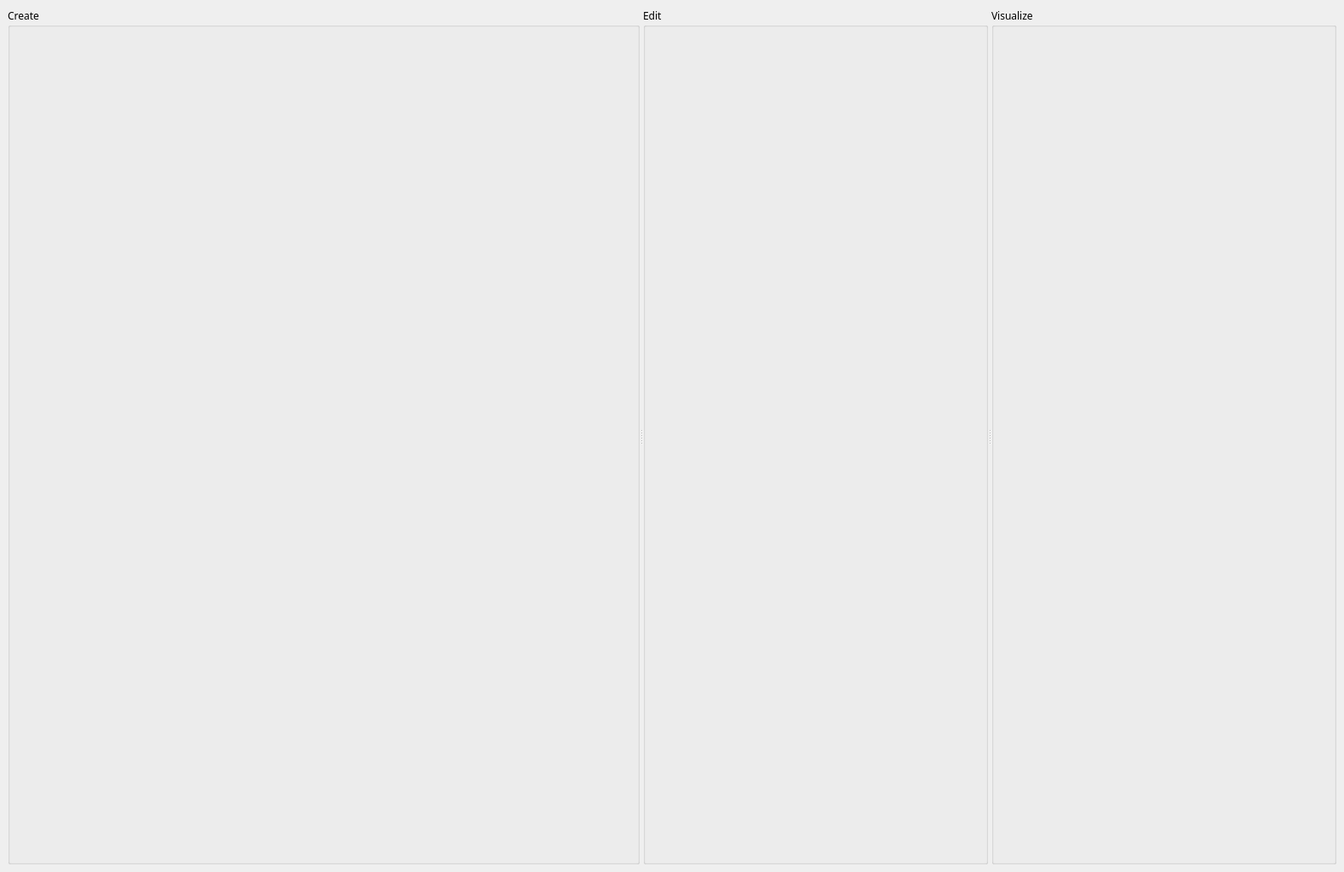
<?xml version="1.0" encoding="UTF-8"?>
<ui version="4.0">
 <class>MainWindow</class>
 <widget class="QMainWindow" name="MainWindow">
  <property name="geometry">
   <rect>
    <x>0</x>
    <y>0</y>
    <width>1578</width>
    <height>1024</height>
   </rect>
  </property>
  <property name="windowTitle">
   <string>MainWindow</string>
  </property>
  <widget class="QWidget" name="centralwidget">
   <layout class="QVBoxLayout" name="verticalLayout_4">
    <item>
     <widget class="QSplitter" name="splitter">
      <property name="orientation">
       <enum>Qt::Horizontal</enum>
      </property>
      <widget class="QGroupBox" name="groupBox">
       <property name="font">
        <font>
         <family>Cascadia Mono SemiLight</family>
        </font>
       </property>
       <property name="title">
        <string>Create</string>
       </property>
       <layout class="QVBoxLayout" name="verticalLayout">
        <item>
         <widget class="CreatorWidget" name="creatorWidget" native="true"/>
        </item>
        <item>
         <spacer name="verticalSpacer">
          <property name="orientation">
           <enum>Qt::Vertical</enum>
          </property>
          <property name="sizeHint" stdset="0">
           <size>
            <width>20</width>
            <height>884</height>
           </size>
          </property>
         </spacer>
        </item>
       </layout>
      </widget>
      <widget class="QGroupBox" name="groupBox_2">
       <property name="font">
        <font>
         <family>Cascadia Mono SemiLight</family>
        </font>
       </property>
       <property name="title">
        <string>Edit</string>
       </property>
       <layout class="QVBoxLayout" name="verticalLayout_2" stretch="1">
        <item>
         <widget class="EditorWidget" name="editorWidget" native="true"/>
        </item>
       </layout>
      </widget>
      <widget class="QGroupBox" name="groupBox_3">
       <property name="font">
        <font>
         <family>Cascadia Mono SemiLight</family>
        </font>
       </property>
       <property name="title">
        <string>Visualize</string>
       </property>
       <layout class="QVBoxLayout" name="verticalLayout_3">
        <item>
         <widget class="VisualizerWidget" name="visualizerWidget" native="true"/>
        </item>
       </layout>
      </widget>
     </widget>
    </item>
   </layout>
  </widget>
 </widget>
 <customwidgets>
  <customwidget>
   <class>CreatorWidget</class>
   <extends>QWidget</extends>
   <header>creator_widget.h</header>
   <container>1</container>
  </customwidget>
  <customwidget>
   <class>EditorWidget</class>
   <extends>QWidget</extends>
   <header>editor_widget.h</header>
   <container>1</container>
  </customwidget>
  <customwidget>
   <class>VisualizerWidget</class>
   <extends>QWidget</extends>
   <header>visualizer_widget.h</header>
   <container>1</container>
  </customwidget>
 </customwidgets>
 <resources/>
 <connections/>
</ui>
